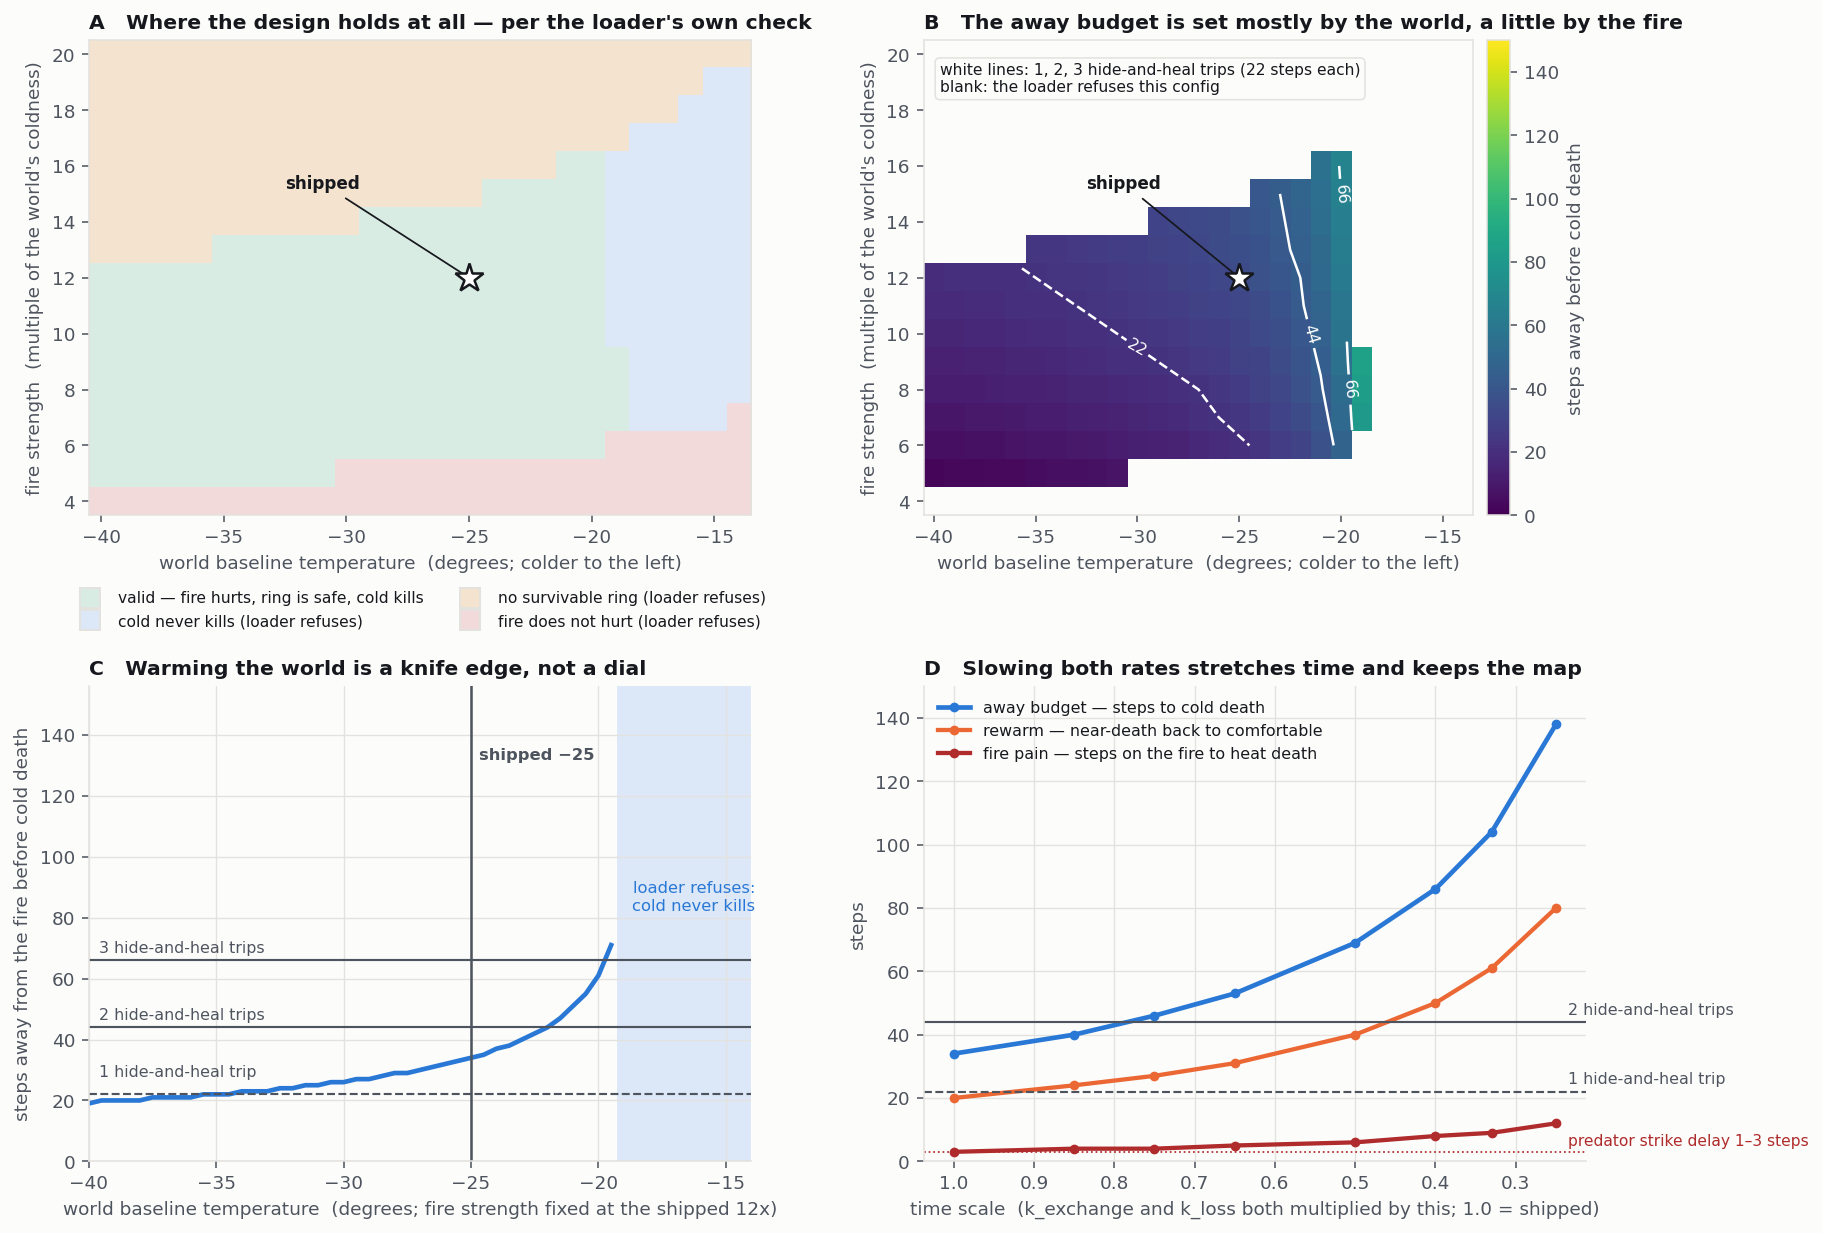

The script that saved this image:
"""Figure L — how harsh is the cold? World temperature x fire temperature x time scale.

Every validity verdict comes from the environment's OWN load-time check
(config_loader._thermal_radial_equilibria + _thermal_structure_verdict), so a cell
marked invalid is a config the loader would actually refuse — not an opinion.

Run: /home/vncuser/miniconda3/envs/grid_world_pain/bin/python figL_harshness.py
"""
import os, sys, json
os.environ.setdefault("JAX_PLATFORMS", "cpu")
ROOT = os.path.abspath(os.path.join(os.path.dirname(__file__), *[".."]*5))
sys.path.insert(0, ROOT)
import matplotlib; matplotlib.use('Agg')
import matplotlib.pyplot as plt
from matplotlib.colors import ListedColormap, BoundaryNorm
import numpy as np
from src.environment.config_loader import _thermal_radial_equilibria, _thermal_structure_verdict

SURF='#fcfcfb'; INK='#16181d'; INK2='#4e545e'; GRID='#e3e2de'
COLD='#2a78d6'; HOT='#b02b2b'; WARM='#eb6834'; OK='#0f7a55'; PUR='#4a3aa7'
plt.rcParams.update({'figure.dpi':140,'figure.facecolor':SURF,'axes.facecolor':SURF,
 'savefig.facecolor':SURF,'text.color':INK,'axes.labelcolor':INK2,'xtick.color':INK2,
 'ytick.color':INK2,'axes.edgecolor':GRID,'font.size':9.5,'axes.titlesize':10.5,
 'axes.titleweight':'bold'})

H = W = 10; SIGMA, KR = 0.7, 3; LO, HI = -15.0, 15.0
K_EX, K_LOSS = 0.04, 0.01
SHIP_WORLD, SHIP_RATIO = -25.0, 12.0

# ---- obligations the thermal clock competes with (live config values) --------
def heal_steps(inj, base=0.1, acc=0.5):
    s=0.0; n=0
    while s < inj: n+=1; s += base*(1+acc)**(n-1)
    return n
HEAL_FULL = heal_steps(100)          # 16: uninterrupted rest to heal from 100 injury
WALK = 3                             # typical steps from safety to a bush / food
HIDE_HEAL_TRIP = HEAL_FULL + 2*WALK  # 22: walk out, heal hidden in the cold, walk back

def sim(T0, amb, kx, kl, stop, cap=5000):
    T = T0
    for n in range(1, cap):
        T = T + kx*(amb - T) - kl*T
        if stop(T): return n
    return None

def evaluate(world, ratio, kx=K_EX, kl=K_LOSS):
    eq = _thermal_radial_equilibria(ratio*abs(world), world, SIGMA, KR, H, W, kx, kl, 0.0, 0.0)
    ok, fails = _thermal_structure_verdict(eq, LO, HI)
    d0, d1 = eq[0], eq[1]
    away   = sim(d1, world, kx, kl, lambda T: T <= LO)
    burn   = sim(d1, d0*(kx+kl)/kx, kx, kl, lambda T: T >= HI)
    rewarm = sim(LO+1, d1*(kx+kl)/kx, kx, kl, lambda T: T >= 0.0) if d1 > 0 else None
    reason = ('valid' if ok else
              'fire harmless' if any('does not hurt' in f for f in fails) else
              'no comfort ring' if any('no comfort ring' in f for f in fails) else
              'cold harmless')
    return dict(ok=ok, reason=reason, d0=d0, d1=d1, away=away, burn=burn, rewarm=rewarm)

WORLDS = np.arange(-40, -13, 1.0)
RATIOS = np.arange(4, 21, 1.0)
grid = [[evaluate(float(w), float(r)) for w in WORLDS] for r in RATIOS]

CAP = 150
def arr(key, cap=CAP):
    a = np.full((len(RATIOS), len(WORLDS)), np.nan)
    for i in range(len(RATIOS)):
        for j in range(len(WORLDS)):
            g = grid[i][j]
            if g['ok'] and g[key] is not None: a[i, j] = min(g[key], cap)
    return a
REASONS = ['valid', 'cold harmless', 'no comfort ring', 'fire harmless']
reason_idx = np.array([[REASONS.index(grid[i][j]['reason']) for j in range(len(WORLDS))]
                       for i in range(len(RATIOS))])

fig = plt.figure(figsize=(13.8, 10.4))
gs = fig.add_gridspec(2, 2, hspace=0.36, wspace=0.26)
ext = [WORLDS[0]-.5, WORLDS[-1]+.5, RATIOS[0]-.5, RATIOS[-1]+.5]

def ship(ax):
    ax.plot(SHIP_WORLD, SHIP_RATIO, marker='*', ms=15, color='white', mec=INK, mew=1.3, zorder=5)
    ax.annotate('shipped', (SHIP_WORLD, SHIP_RATIO), xytext=(SHIP_WORLD-7.5, SHIP_RATIO+3.2),
                fontsize=8.6, color=INK, fontweight='bold',
                arrowprops=dict(arrowstyle='-', color=INK, lw=0.9))

# ---- A: where the design is valid at all -------------------------------------
axA = fig.add_subplot(gs[0, 0])
cm = ListedColormap(['#d9ece3', '#dce8f7', '#f4e3cf', '#f3dada'])
axA.imshow(reason_idx, origin='lower', extent=ext, aspect='auto', cmap=cm,
           norm=BoundaryNorm([-.5,.5,1.5,2.5,3.5], 4), interpolation='nearest')
for k, (lab, col) in enumerate(zip(['valid — fire hurts, ring is safe, cold kills',
                                    'cold never kills (loader refuses)',
                                    'no survivable ring (loader refuses)',
                                    'fire does not hurt (loader refuses)'],
                                   ['#d9ece3','#dce8f7','#f4e3cf','#f3dada'])):
    axA.plot([], [], 's', ms=10, color=col, mec=GRID, label=lab)
axA.legend(frameon=False, fontsize=8.0, loc='upper center', bbox_to_anchor=(0.5, -0.13), ncol=2)
ship(axA)
axA.set_xlabel("world baseline temperature  (degrees; colder to the left)")
axA.set_ylabel("fire strength  (multiple of the world's coldness)")
axA.set_title("A   Where the design holds at all — per the loader's own check", loc='left')

# ---- B: away budget over the valid region ------------------------------------
axB = fig.add_subplot(gs[0, 1])
aw = arr('away')
im = axB.imshow(aw, origin='lower', extent=ext, aspect='auto', cmap='viridis', vmin=0, vmax=CAP)
cs = axB.contour(WORLDS, RATIOS, aw, levels=[HIDE_HEAL_TRIP, 2*HIDE_HEAL_TRIP, 3*HIDE_HEAL_TRIP],
                 colors=['white'], linewidths=1.3, linestyles=['--','-','-'])
axB.clabel(cs, fmt={HIDE_HEAL_TRIP:f'{HIDE_HEAL_TRIP}', 2*HIDE_HEAL_TRIP:f'{2*HIDE_HEAL_TRIP}',
                    3*HIDE_HEAL_TRIP:f'{3*HIDE_HEAL_TRIP}'}, fontsize=8.2, colors='white')
cb = fig.colorbar(im, ax=axB, pad=0.02); cb.set_label("steps away before cold death")
ship(axB)
axB.set_xlabel("world baseline temperature  (degrees; colder to the left)")
axB.set_ylabel("fire strength  (multiple of the world's coldness)")
axB.set_title("B   The away budget is set mostly by the world, a little by the fire", loc='left')
axB.text(WORLDS[0]+0.3, RATIOS[-1]-0.3,
         f"white lines: 1, 2, 3 hide-and-heal trips ({HIDE_HEAL_TRIP} steps each)\nblank: the loader refuses this config",
         fontsize=8.0, color=INK, va='top',
         bbox=dict(boxstyle='round,pad=0.3', fc=SURF, ec=GRID, lw=0.8))

# ---- C: slice at the shipped fire strength — the knife edge -------------------
axC = fig.add_subplot(gs[1, 0])
ws = np.arange(-40, -13, 0.5)
sl = [evaluate(float(w), SHIP_RATIO) for w in ws]
ys = [min(s['away'], CAP) if (s['ok'] and s['away']) else np.nan for s in sl]
axC.plot(ws, ys, color=COLD, lw=2.4, label='away budget (steps)')
inv = [w for w, s in zip(ws, sl) if not s['ok']]
if inv: axC.axvspan(min(inv)-0.25, max(inv)+0.25, color='#dce8f7', zorder=0)
axC.text((min(inv)+max(inv))/2 if inv else -16, CAP*0.55, "loader refuses:\ncold never kills",
         ha='center', fontsize=8.4, color=COLD)
for n, ls in ((1, '--'), (2, '-'), (3, '-')):
    axC.axhline(n*HIDE_HEAL_TRIP, color=INK2, lw=1.1, ls=ls)
    axC.text(-39.6, n*HIDE_HEAL_TRIP+(6.0 if n == 1 else 2.5), f"{n} hide-and-heal trip{'s' if n>1 else ''}", color=INK2, fontsize=8.2)
axC.axvline(SHIP_WORLD, color=INK2, lw=1.3)
axC.text(SHIP_WORLD+0.3, CAP*0.88, "shipped −25", color=INK2, fontsize=8.4, fontweight='bold')
axC.set_xlim(-40, -14); axC.set_ylim(0, CAP*1.04)
axC.set_xlabel("world baseline temperature  (degrees; fire strength fixed at the shipped 12x)")
axC.set_ylabel("steps away from the fire before cold death")
axC.set_title("C   Warming the world is a knife edge, not a dial", loc='left')
axC.grid(color=GRID, lw=.7); axC.set_axisbelow(True)
for s in ('top','right'): axC.spines[s].set_visible(False)

# ---- D: the time-scale lever --------------------------------------------------
axD = fig.add_subplot(gs[1, 1])
scales = np.array([1.0, 0.85, 0.75, 0.65, 0.5, 0.4, 0.33, 0.25])
lev = [evaluate(SHIP_WORLD, SHIP_RATIO, K_EX*s, K_LOSS*s) for s in scales]
axD.plot(scales, [l['away'] for l in lev],   color=COLD, lw=2.4, marker='o', ms=4, label='away budget — steps to cold death')
axD.plot(scales, [l['rewarm'] for l in lev], color=WARM, lw=2.2, marker='o', ms=4, label='rewarm — near-death back to comfortable')
axD.plot(scales, [l['burn'] for l in lev],   color=HOT,  lw=2.2, marker='o', ms=4, label='fire pain — steps on the fire to heat death')
for n, ls in ((1,'--'),(2,'-')):
    axD.axhline(n*HIDE_HEAL_TRIP, color=INK2, lw=1.1, ls=ls)
    axD.text(0.235, n*HIDE_HEAL_TRIP+2.5, f"{n} hide-and-heal trip{'s' if n>1 else ''}", color=INK2, fontsize=8.2)
axD.axhline(3, color=HOT, lw=0.9, ls=':')
axD.text(0.235, 5.0, "predator strike delay 1–3 steps", color=HOT, fontsize=8.0)
axD.invert_xaxis()
axD.set_xlabel("time scale  (k_exchange and k_loss both multiplied by this; 1.0 = shipped)")
axD.set_ylabel("steps")
axD.set_title("D   Slowing both rates stretches time and keeps the map", loc='left')
axD.legend(frameon=False, fontsize=8.2, loc='upper left')
axD.grid(color=GRID, lw=.7); axD.set_axisbelow(True); axD.set_ylim(0, 150)
for s in ('top','right'): axD.spines[s].set_visible(False)

fig.savefig('figL_harshness.png', bbox_inches='tight', dpi=140)

# ---- the numbers the page quotes, emitted rather than typed ------------------
valid = [(w, r) for i, r in enumerate(RATIOS) for j, w in enumerate(WORLDS) if grid[i][j]['ok']]
OUT = dict(
    heal_full=HEAL_FULL, walk=WALK, hide_heal_trip=HIDE_HEAL_TRIP,
    n_cells=int(len(WORLDS)*len(RATIOS)), n_valid=len(valid),
    warmest_valid_world=float(max(w for w, _ in valid)),
    lever=[dict(scale=float(s), k_ex=round(K_EX*s, 4), k_loss=round(K_LOSS*s, 5),
                ring=round(l['d1'], 2), fire=round(l['d0'], 1),
                away=l['away'], rewarm=l['rewarm'], burn=l['burn'], ok=l['ok'])
           for s, l in zip(scales, lev)],
    slice=[dict(world=float(w), away=s['away'], ok=s['ok']) for w, s in zip(ws, sl)],
)
json.dump(OUT, open('figL_numbers.json', 'w'), indent=1)
print("wrote figL_harshness.png + figL_numbers.json")
print(f"valid configs: {OUT['n_valid']} of {OUT['n_cells']}; warmest valid world: {OUT['warmest_valid_world']}")
print(f"obligations: full heal {HEAL_FULL} steps; hide-and-heal trip {HIDE_HEAL_TRIP}")
for l in OUT['lever']:
    print(f"  scale {l['scale']:4}: away {l['away']:>4}  rewarm {l['rewarm']:>3}  burn {l['burn']:>3}  "
          f"ring {l['ring']:+.2f}  fire {l['fire']:+.1f}  valid {l['ok']}")
print("slice near the edge:", [(d['world'], d['away'], d['ok']) for d in OUT['slice'] if -22 <= d['world'] <= -17])
